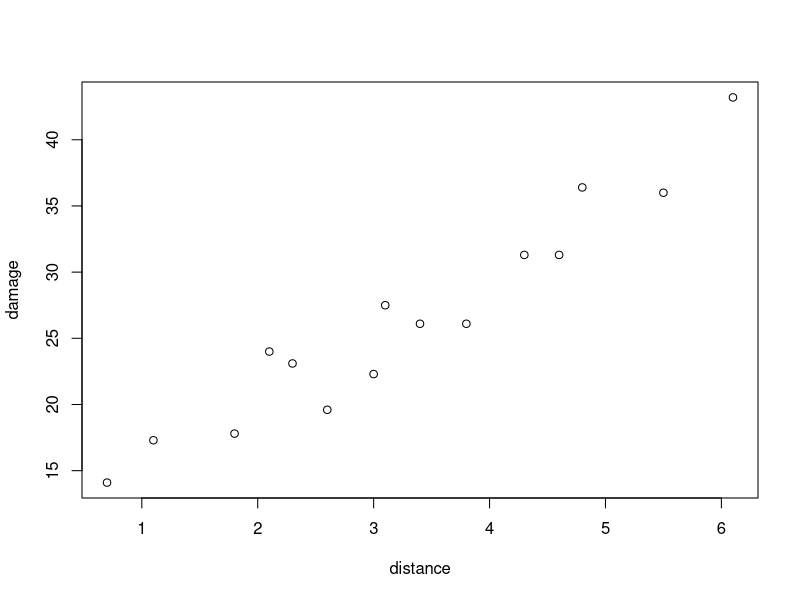
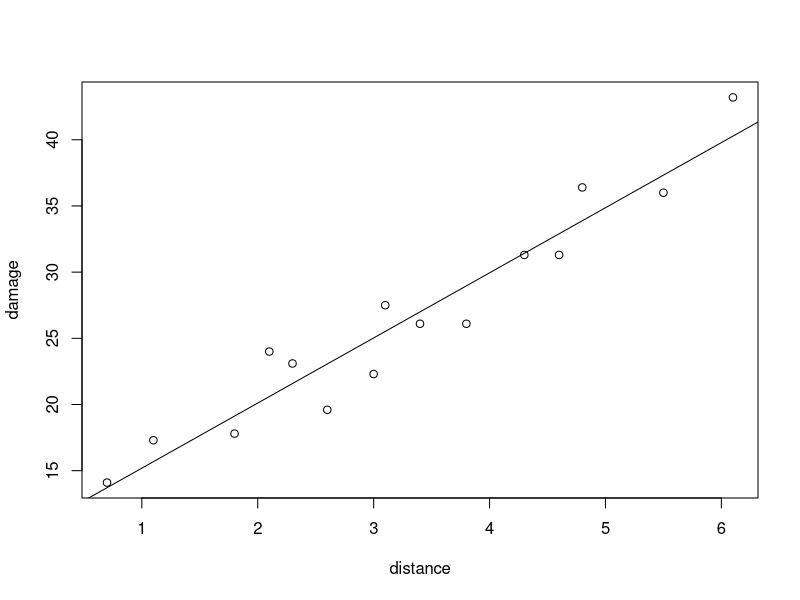

The R source for these figures, in order:

# Create the matrix

distance <-c(3.4, 1.8, 4.6, 2.3, 3.1, 5.5, .7, 3.0, 2.6, 4.3, 2.1, 1.1, 6.1, 4.8, 3.8)

damage <- c(26.1, 17.8, 31.3, 23.1, 27.5, 36.0, 14.1, 22.3, 19.6, 31.3, 24.0, 17.3, 43.2, 36.4, 26.1)

fd <- cbind(distance, damage)

# Basic Plot -  y is damage, x is distance
plot(distance, damage)

# Correlation 
cor(distance, damage)

# Part 1
# Build the model
# damage <- gradient(x) + intercept
fit <- lm(damage ~ distance)

#plot(fit)

# display model gradient and intercept
fit

# Part 2
# plot with regression line 
plot(distance, damage)
abline(fit)